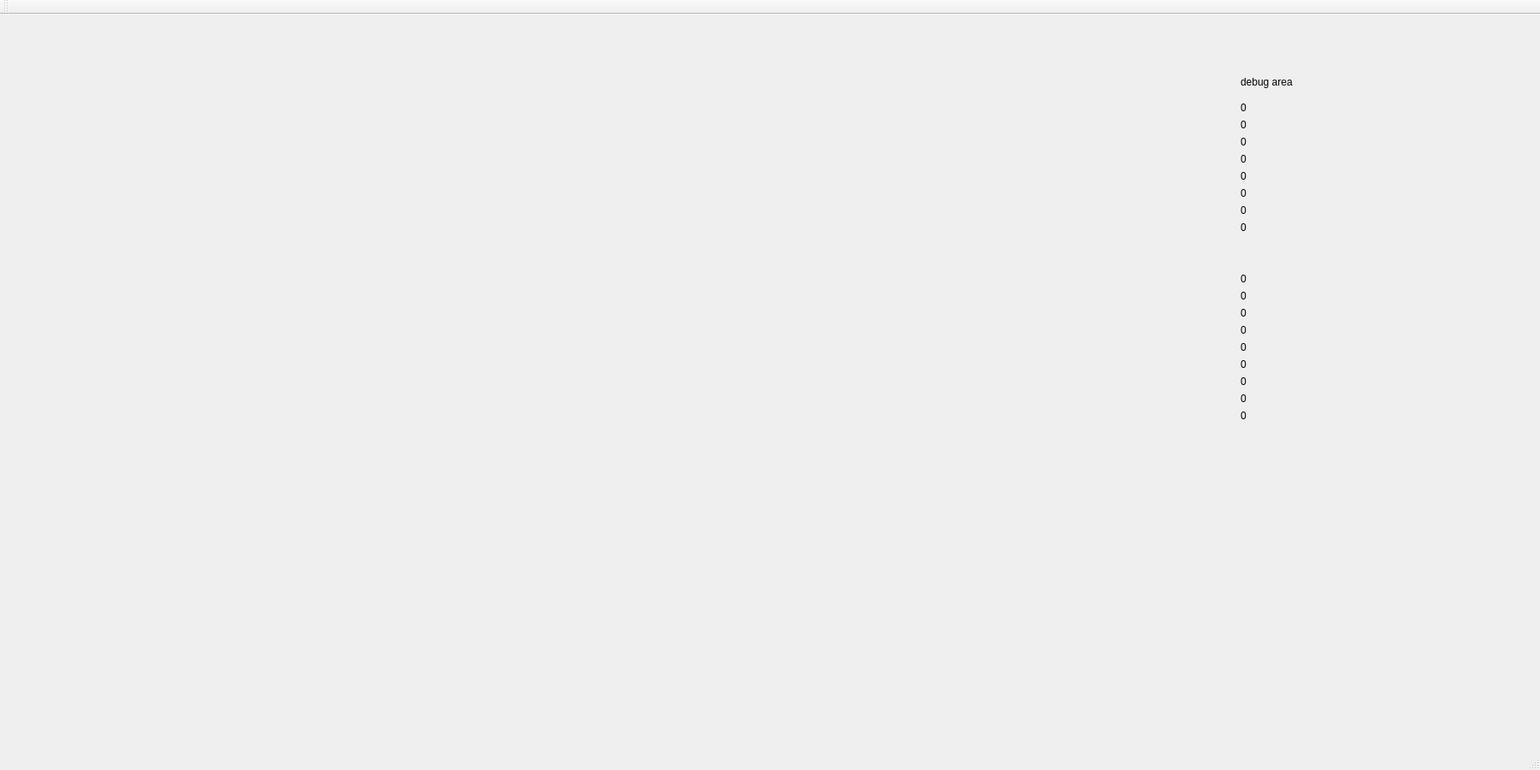
<?xml version="1.0" encoding="UTF-8"?>
<ui version="4.0">
 <class>MainWindow</class>
 <widget class="QMainWindow" name="MainWindow">
  <property name="geometry">
   <rect>
    <x>0</x>
    <y>0</y>
    <width>1800</width>
    <height>900</height>
   </rect>
  </property>
  <property name="windowTitle">
   <string>MainWindow</string>
  </property>
  <widget class="QWidget" name="centralWidget">
   <widget class="Switches" name="SW1" native="true">
    <property name="geometry">
     <rect>
      <x>740</x>
      <y>60</y>
      <width>100</width>
      <height>180</height>
     </rect>
    </property>
   </widget>
   <widget class="QLabel" name="label">
    <property name="geometry">
     <rect>
      <x>1450</x>
      <y>70</y>
      <width>81</width>
      <height>17</height>
     </rect>
    </property>
    <property name="text">
     <string>debug area</string>
    </property>
   </widget>
   <widget class="QLabel" name="debug_1">
    <property name="geometry">
     <rect>
      <x>1450</x>
      <y>100</y>
      <width>67</width>
      <height>17</height>
     </rect>
    </property>
    <property name="text">
     <string>0</string>
    </property>
   </widget>
   <widget class="QLabel" name="debug_2">
    <property name="geometry">
     <rect>
      <x>1450</x>
      <y>120</y>
      <width>67</width>
      <height>17</height>
     </rect>
    </property>
    <property name="text">
     <string>0</string>
    </property>
   </widget>
   <widget class="QLabel" name="debug_3">
    <property name="geometry">
     <rect>
      <x>1450</x>
      <y>140</y>
      <width>67</width>
      <height>17</height>
     </rect>
    </property>
    <property name="text">
     <string>0</string>
    </property>
   </widget>
   <widget class="QLabel" name="debug_4">
    <property name="geometry">
     <rect>
      <x>1450</x>
      <y>160</y>
      <width>67</width>
      <height>17</height>
     </rect>
    </property>
    <property name="text">
     <string>0</string>
    </property>
   </widget>
   <widget class="QLabel" name="debug_5">
    <property name="geometry">
     <rect>
      <x>1450</x>
      <y>180</y>
      <width>67</width>
      <height>17</height>
     </rect>
    </property>
    <property name="text">
     <string>0</string>
    </property>
   </widget>
   <widget class="QLabel" name="debug_7">
    <property name="geometry">
     <rect>
      <x>1450</x>
      <y>220</y>
      <width>67</width>
      <height>17</height>
     </rect>
    </property>
    <property name="text">
     <string>0</string>
    </property>
   </widget>
   <widget class="QLabel" name="debug_6">
    <property name="geometry">
     <rect>
      <x>1450</x>
      <y>200</y>
      <width>67</width>
      <height>17</height>
     </rect>
    </property>
    <property name="text">
     <string>0</string>
    </property>
   </widget>
   <widget class="QLabel" name="debug_8">
    <property name="geometry">
     <rect>
      <x>1450</x>
      <y>240</y>
      <width>67</width>
      <height>17</height>
     </rect>
    </property>
    <property name="text">
     <string>0</string>
    </property>
   </widget>
   <widget class="QLabel" name="debugJ_3">
    <property name="geometry">
     <rect>
      <x>1450</x>
      <y>340</y>
      <width>67</width>
      <height>17</height>
     </rect>
    </property>
    <property name="text">
     <string>0</string>
    </property>
   </widget>
   <widget class="QLabel" name="debugJ_4">
    <property name="geometry">
     <rect>
      <x>1450</x>
      <y>360</y>
      <width>67</width>
      <height>17</height>
     </rect>
    </property>
    <property name="text">
     <string>0</string>
    </property>
   </widget>
   <widget class="QLabel" name="debugJ_5">
    <property name="geometry">
     <rect>
      <x>1450</x>
      <y>380</y>
      <width>67</width>
      <height>17</height>
     </rect>
    </property>
    <property name="text">
     <string>0</string>
    </property>
   </widget>
   <widget class="QLabel" name="debugJ_6">
    <property name="geometry">
     <rect>
      <x>1450</x>
      <y>400</y>
      <width>67</width>
      <height>17</height>
     </rect>
    </property>
    <property name="text">
     <string>0</string>
    </property>
   </widget>
   <widget class="QLabel" name="debugJ_7">
    <property name="geometry">
     <rect>
      <x>1450</x>
      <y>420</y>
      <width>67</width>
      <height>17</height>
     </rect>
    </property>
    <property name="text">
     <string>0</string>
    </property>
   </widget>
   <widget class="QLabel" name="debugJ_2">
    <property name="geometry">
     <rect>
      <x>1450</x>
      <y>320</y>
      <width>67</width>
      <height>17</height>
     </rect>
    </property>
    <property name="text">
     <string>0</string>
    </property>
   </widget>
   <widget class="QLabel" name="debugJ_1">
    <property name="geometry">
     <rect>
      <x>1450</x>
      <y>300</y>
      <width>67</width>
      <height>17</height>
     </rect>
    </property>
    <property name="text">
     <string>0</string>
    </property>
   </widget>
   <widget class="QLabel" name="debugJ_8">
    <property name="geometry">
     <rect>
      <x>1450</x>
      <y>440</y>
      <width>67</width>
      <height>17</height>
     </rect>
    </property>
    <property name="text">
     <string>0</string>
    </property>
   </widget>
   <widget class="J1_J9" name="j1_j9" native="true">
    <property name="geometry">
     <rect>
      <x>1310</x>
      <y>70</y>
      <width>70</width>
      <height>625</height>
     </rect>
    </property>
   </widget>
   <widget class="QLabel" name="debugJ_9">
    <property name="geometry">
     <rect>
      <x>1450</x>
      <y>460</y>
      <width>67</width>
      <height>17</height>
     </rect>
    </property>
    <property name="text">
     <string>0</string>
    </property>
   </widget>
   <widget class="Buttons" name="buttons" native="true">
    <property name="geometry">
     <rect>
      <x>100</x>
      <y>410</y>
      <width>450</width>
      <height>320</height>
     </rect>
    </property>
   </widget>
   <widget class="Diodes" name="diodes" native="true">
    <property name="geometry">
     <rect>
      <x>200</x>
      <y>60</y>
      <width>350</width>
      <height>320</height>
     </rect>
    </property>
   </widget>
   <widget class="MCU" name="mcu" native="true">
    <property name="geometry">
     <rect>
      <x>1080</x>
      <y>0</y>
      <width>150</width>
      <height>800</height>
     </rect>
    </property>
   </widget>
   <widget class="Switches" name="SW2" native="true">
    <property name="geometry">
     <rect>
      <x>870</x>
      <y>60</y>
      <width>100</width>
      <height>180</height>
     </rect>
    </property>
   </widget>
   <widget class="Switches" name="SW3" native="true">
    <property name="geometry">
     <rect>
      <x>740</x>
      <y>260</y>
      <width>100</width>
      <height>180</height>
     </rect>
    </property>
   </widget>
   <widget class="Switches" name="SW4" native="true">
    <property name="geometry">
     <rect>
      <x>870</x>
      <y>260</y>
      <width>100</width>
      <height>180</height>
     </rect>
    </property>
   </widget>
  </widget>
  <widget class="QMenuBar" name="menuBar">
   <property name="geometry">
    <rect>
     <x>0</x>
     <y>0</y>
     <width>1800</width>
     <height>25</height>
    </rect>
   </property>
  </widget>
  <widget class="QToolBar" name="mainToolBar">
   <attribute name="toolBarArea">
    <enum>TopToolBarArea</enum>
   </attribute>
   <attribute name="toolBarBreak">
    <bool>false</bool>
   </attribute>
  </widget>
  <widget class="QStatusBar" name="statusBar"/>
 </widget>
 <layoutdefault spacing="6" margin="11"/>
 <customwidgets>
  <customwidget>
   <class>Switches</class>
   <extends>QWidget</extends>
   <header>switches.h</header>
   <container>1</container>
  </customwidget>
  <customwidget>
   <class>J1_J9</class>
   <extends>QWidget</extends>
   <header>j1_j9.h</header>
   <container>1</container>
  </customwidget>
  <customwidget>
   <class>Buttons</class>
   <extends>QWidget</extends>
   <header>buttons.h</header>
   <container>1</container>
  </customwidget>
  <customwidget>
   <class>Diodes</class>
   <extends>QWidget</extends>
   <header>diodes.h</header>
   <container>1</container>
  </customwidget>
  <customwidget>
   <class>MCU</class>
   <extends>QWidget</extends>
   <header>mcu.h</header>
   <container>1</container>
  </customwidget>
 </customwidgets>
 <resources/>
 <connections/>
</ui>
